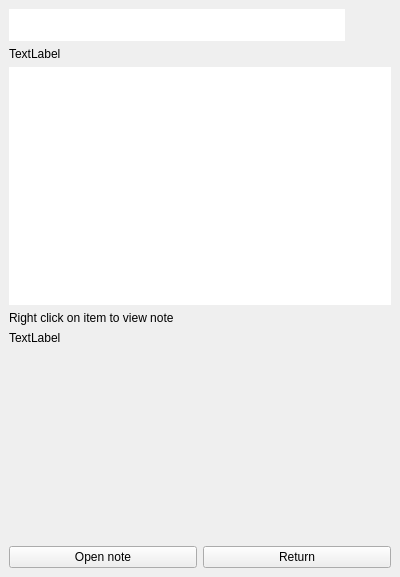
<?xml version="1.0" encoding="UTF-8"?>
<ui version="4.0">
 <class>Qnotero</class>
 <widget class="QMainWindow" name="Qnotero">
  <property name="geometry">
   <rect>
    <x>0</x>
    <y>0</y>
    <width>400</width>
    <height>577</height>
   </rect>
  </property>
  <property name="minimumSize">
   <size>
    <width>400</width>
    <height>0</height>
   </size>
  </property>
  <property name="windowTitle">
   <string>Qnotero</string>
  </property>
  <widget class="QWidget" name="centralwidget">
   <layout class="QVBoxLayout" name="verticalLayout">
    <item>
     <widget class="QWidget" name="widgetSearch" native="true">
      <property name="sizePolicy">
       <sizepolicy hsizetype="Preferred" vsizetype="Fixed">
        <horstretch>0</horstretch>
        <verstretch>0</verstretch>
       </sizepolicy>
      </property>
      <layout class="QHBoxLayout" name="horizontalLayout">
       <property name="margin">
        <number>0</number>
       </property>
       <item>
        <widget class="QnoteroQuery" name="lineEditQuery">
         <property name="minimumSize">
          <size>
           <width>0</width>
           <height>32</height>
          </size>
         </property>
         <property name="frame">
          <bool>false</bool>
         </property>
        </widget>
       </item>
       <item>
        <widget class="QPushButton" name="pushButtonSearch">
         <property name="text">
          <string/>
         </property>
         <property name="iconSize">
          <size>
           <width>32</width>
           <height>32</height>
          </size>
         </property>
         <property name="flat">
          <bool>true</bool>
         </property>
        </widget>
       </item>
      </layout>
     </widget>
    </item>
    <item>
     <widget class="QLabel" name="labelResultMsg">
      <property name="sizePolicy">
       <sizepolicy hsizetype="Preferred" vsizetype="Fixed">
        <horstretch>0</horstretch>
        <verstretch>0</verstretch>
       </sizepolicy>
      </property>
      <property name="text">
       <string>TextLabel</string>
      </property>
     </widget>
    </item>
    <item>
     <widget class="QnoteroResults" name="listWidgetResults">
      <property name="frameShape">
       <enum>QFrame::NoFrame</enum>
      </property>
      <property name="dragEnabled">
       <bool>true</bool>
      </property>
      <property name="dragDropMode">
       <enum>QAbstractItemView::DragOnly</enum>
      </property>
      <property name="defaultDropAction">
       <enum>Qt::CopyAction</enum>
      </property>
     </widget>
    </item>
    <item>
     <widget class="QLabel" name="labelNoteAvailable">
      <property name="text">
       <string>Right click on item to view note</string>
      </property>
     </widget>
    </item>
    <item>
     <widget class="QWidget" name="widgetNote" native="true">
      <layout class="QVBoxLayout" name="verticalLayout_2">
       <property name="margin">
        <number>0</number>
       </property>
       <item>
        <widget class="QLabel" name="labelNote">
         <property name="sizePolicy">
          <sizepolicy hsizetype="Preferred" vsizetype="Expanding">
           <horstretch>0</horstretch>
           <verstretch>0</verstretch>
          </sizepolicy>
         </property>
         <property name="text">
          <string>TextLabel</string>
         </property>
         <property name="textFormat">
          <enum>Qt::RichText</enum>
         </property>
         <property name="alignment">
          <set>Qt::AlignLeading|Qt::AlignLeft|Qt::AlignTop</set>
         </property>
         <property name="wordWrap">
          <bool>true</bool>
         </property>
        </widget>
       </item>
       <item>
        <widget class="QWidget" name="widget" native="true">
         <property name="sizePolicy">
          <sizepolicy hsizetype="Preferred" vsizetype="Fixed">
           <horstretch>0</horstretch>
           <verstretch>0</verstretch>
          </sizepolicy>
         </property>
         <layout class="QHBoxLayout" name="horizontalLayout_2">
          <property name="margin">
           <number>0</number>
          </property>
          <item>
           <widget class="QPushButton" name="pushButtonOpenNote">
            <property name="text">
             <string>Open note</string>
            </property>
           </widget>
          </item>
          <item>
           <widget class="QPushButton" name="pushButtonReturnFromNote">
            <property name="text">
             <string>Return</string>
            </property>
           </widget>
          </item>
         </layout>
        </widget>
       </item>
      </layout>
     </widget>
    </item>
   </layout>
  </widget>
 </widget>
 <customwidgets>
  <customwidget>
   <class>QnoteroResults</class>
   <extends>QListWidget</extends>
   <header>qnoteroResults.h</header>
  </customwidget>
  <customwidget>
   <class>QnoteroQuery</class>
   <extends>QLineEdit</extends>
   <header>qnoteroQuery.h</header>
  </customwidget>
 </customwidgets>
 <resources/>
 <connections>
  <connection>
   <sender>pushButtonReturnFromNote</sender>
   <signal>clicked()</signal>
   <receiver>listWidgetResults</receiver>
   <slot>show()</slot>
   <hints>
    <hint type="sourcelabel">
     <x>296</x>
     <y>555</y>
    </hint>
    <hint type="destinationlabel">
     <x>199</x>
     <y>302</y>
    </hint>
   </hints>
  </connection>
  <connection>
   <sender>pushButtonReturnFromNote</sender>
   <signal>clicked()</signal>
   <receiver>widgetNote</receiver>
   <slot>hide()</slot>
   <hints>
    <hint type="sourcelabel">
     <x>296</x>
     <y>555</y>
    </hint>
    <hint type="destinationlabel">
     <x>199</x>
     <y>544</y>
    </hint>
   </hints>
  </connection>
 </connections>
</ui>
